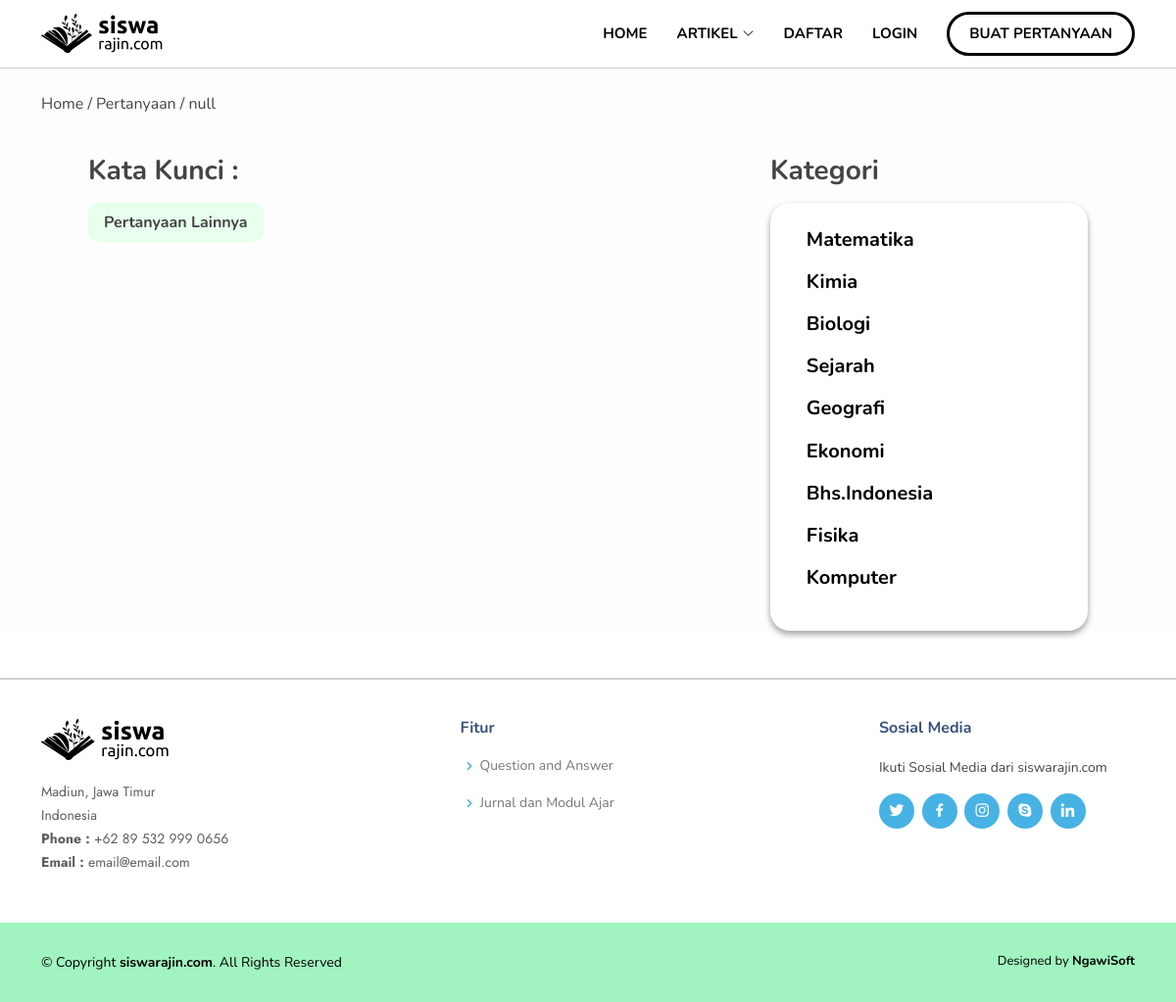
Page /index.php/pertanyaan/search on the committed database.
### tables this page shows
CREATE TABLE `t_kategori` (
  `id_kategori` int(11) NOT NULL,
  `nama_kategori` varchar(50) NOT NULL,
  `gambar` text NOT NULL,
  `logo_abu` text NOT NULL
);

### application/controllers/Pertanyaan.php (called while the page is built, shortened)
<?php
class Pertanyaan extends CI_Controller
{
	public function search()
	{
		$keyword = $this->input->post('keyword');
		$data['katakunci'] = $keyword;
		$data['question'] = $this->Model_pertanyaan->get_keyword($keyword)->result_array();
		$data['title'] = "Semua Kategori";
		$data['like']		= $this->Model_dashboard->get_like_dasboard()->result_array();
		$data['suka'] = json_encode($data['like']);
		$data['kategori'] = $this->Model_dashboard->get_kategori_dasboard()->result_array();
		$total_data = $this->Model_pertanyaan->get_keyword($keyword)->num_rows();
		$data['total_data'] = ceil($total_data / 5);
		$data['title'] = json_encode($keyword);
		if (empty($data['question'])) {
			$this->session->set_flashdata('pesan', '<div class="alert alert-danger alert-dismissible fade show" role="alert">
				Data tidak Ditemukan
				</div>');
			$nav['judul'] = "Buat Pertanyaan";
			$this->load->view('templates/header-page', $nav);
			$this->load->view('question/browse_question', $data);
			$this->load->view('templates/footer');
		} else {
			$this->session->set_flashdata('pesan', '');
			$nav['judul'] = "Buat Pertanyaan";
			$this->load->view('templates/header-page', $nav);
			$this->load->view('question/browse_question', $data);
			$this->load->view('templates/footer');
		}
	}
}

### index.php (called while the page is built, shortened)
<?php
require_once BASEPATH.'core/CodeIgniter.php';

### application/models/Model_dashboard.php (called while the page is built, shortened)
<?php
class Model_dashboard extends CI_Model
{
    public function get_kategori_dasboard()
    {
        $this->db->select('*');
        $this->db->from('t_kategori');
        return $this->db->get();
    }
    public function get_like_dasboard()
    {
        $this->db->select('*');
        $this->db->from('t_like');
        $this->db->where('status_like', '1');
        return $this->db->get();
    }
}

### application/views/question/browse_question.php (the view, shortened to what this page needs)
<div id="question" class="question mb-5">
    <div class="py-4">
        <div class="container route">
            Home / Pertanyaan / <?php echo $title; ?>
        </div>
    </div>
    <div class="list-pertanyaan-index mt-3">
        <div class="container">
            <div class="row justify-content-center px-md-5">
                <div class="col-md-8">
                    <h3 class="mb-3 text-center text-sm-start">
                        Kata Kunci : <?php echo $katakunci; ?>
                    </h3>
                    <a onclick="load_more_search()">
                        <div class="btn-lainnya px-3 py-2 mx-auto mx-lg-0">
                            <div class="fw-bold">
                                Pertanyaan Lainnya
                            </div>
                        </div>
                    </a>
                </div>
                <div class="col-md-4  d-none d-sm-block">
                    <h3 class="mb-3 ">
                        Kategori
                    </h3>
                    <div class="kategori-list py-3">
                        <ul>
                            <?php foreach ($kategori as $ktg) : ?>
                                <a style="color:black;" href="<?php echo base_url('pertanyaan/kategori/' . $ktg['nama_kategori']) ?>">
                                    <li>
                                        <div class="kategori-nama d-flex px-4">
                                            <h5 class="my-auto">
                                                <?= $ktg['nama_kategori'] ?>
                                            </h5>
                                        </div>
                                    </li>
                                </a>
                            <?php endforeach; ?>
                        </ul>
                    </div>
                </div>
            </div>
        </div>
    </div>
</div>

### assets/css/style.css (style rules this page uses)
a { color: #47b2e4; text-decoration: none; }
h1, h2, h3, h4, h5, h6 { font-family: "Nunito", sans-serif; }

### assets/css/style-page.css (style rules this page uses)
.question { background-color: rgb(253, 253, 253); }
.list-pertanyaan-index h3 { font-weight: bold; }
.list-pertanyaan-index .btn-lainnya { width: max-content; background-color: #e7ffec; border-radius:10px; cursor:pointer; transition: 0.2s linear; }
.list-pertanyaan-index { height: 100%; }
.kategori-list { box-shadow: rgba(0, 0, 0, 0.16) 0px 3px 6px, rgba(0, 0, 0, 0.23) 0px 4px 6px; border-radius: 20px; background-color: white; }
.kategori-list ul { list-style: none; padding: 0px; }
.kategori-list li { box-shadow: none; margin: 0px; padding: 0.6rem 0px; }
.kategori-list li .kategori-nama h5 { margin-left: 0.8rem; font-weight: 700; }

### rows in the picture
t_kategori: nama_kategori "Matematika"
t_kategori: nama_kategori "Kimia"
t_kategori: nama_kategori "Biologi"
t_kategori: nama_kategori "Sejarah"
t_kategori: nama_kategori "Geografi"
t_kategori: nama_kategori "Ekonomi"
t_kategori: nama_kategori "Bhs.Indonesia"
t_kategori: nama_kategori "Fisika"
t_kategori: nama_kategori "Komputer"

### other values in the picture
$judul "BUAT PERTANYAAN"
$title "null"
